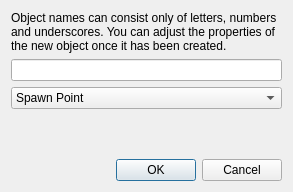
<?xml version="1.0" encoding="UTF-8"?>
<ui version="4.0">
 <class>ACNewObjectDialog</class>
 <widget class="QDialog" name="ACNewObjectDialog">
  <property name="geometry">
   <rect>
    <x>0</x>
    <y>0</y>
    <width>293</width>
    <height>192</height>
   </rect>
  </property>
  <property name="windowTitle">
   <string>New Object</string>
  </property>
  <property name="modal">
   <bool>false</bool>
  </property>
  <layout class="QVBoxLayout" name="verticalLayout">
   <item>
    <widget class="QLabel" name="label">
     <property name="text">
      <string>Object names can consist only of letters, numbers and underscores. You can adjust the properties of the new object once it has been created.</string>
     </property>
     <property name="wordWrap">
      <bool>true</bool>
     </property>
    </widget>
   </item>
   <item>
    <widget class="QLineEdit" name="objectName"/>
   </item>
   <item>
    <widget class="QComboBox" name="objectType">
     <item>
      <property name="text">
       <string>Spawn Point</string>
      </property>
     </item>
    </widget>
   </item>
   <item>
    <spacer name="verticalSpacer">
     <property name="orientation">
      <enum>Qt::Vertical</enum>
     </property>
     <property name="sizeHint" stdset="0">
      <size>
       <width>20</width>
       <height>40</height>
      </size>
     </property>
    </spacer>
   </item>
   <item>
    <widget class="QDialogButtonBox" name="buttonBox">
     <property name="orientation">
      <enum>Qt::Horizontal</enum>
     </property>
     <property name="standardButtons">
      <set>QDialogButtonBox::Cancel|QDialogButtonBox::Ok</set>
     </property>
    </widget>
   </item>
  </layout>
 </widget>
 <resources/>
 <connections>
  <connection>
   <sender>buttonBox</sender>
   <signal>accepted()</signal>
   <receiver>ACNewObjectDialog</receiver>
   <slot>accept()</slot>
   <hints>
    <hint type="sourcelabel">
     <x>248</x>
     <y>254</y>
    </hint>
    <hint type="destinationlabel">
     <x>157</x>
     <y>274</y>
    </hint>
   </hints>
  </connection>
  <connection>
   <sender>buttonBox</sender>
   <signal>rejected()</signal>
   <receiver>ACNewObjectDialog</receiver>
   <slot>reject()</slot>
   <hints>
    <hint type="sourcelabel">
     <x>316</x>
     <y>260</y>
    </hint>
    <hint type="destinationlabel">
     <x>286</x>
     <y>274</y>
    </hint>
   </hints>
  </connection>
 </connections>
</ui>
